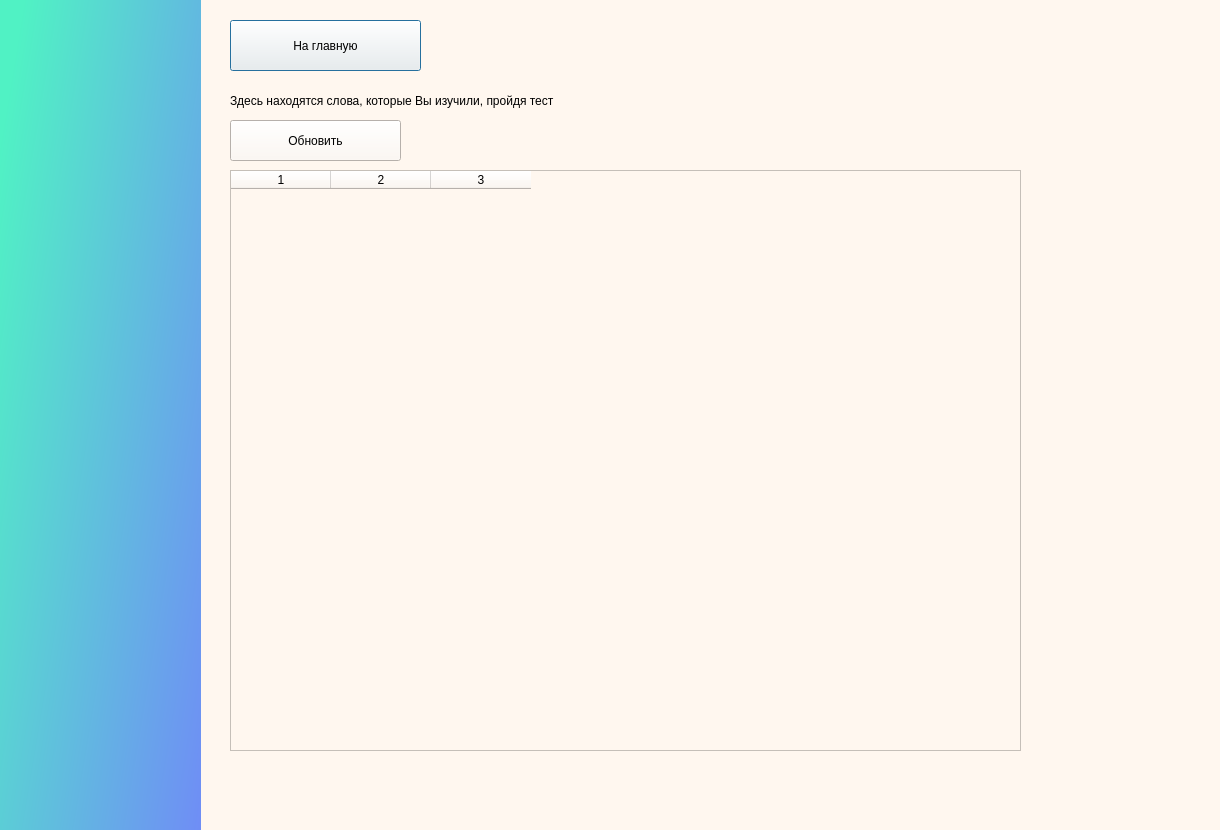
<?xml version="1.0" encoding="UTF-8"?>
<ui version="4.0">
 <class>Dialog</class>
 <widget class="QDialog" name="Dialog">
  <property name="geometry">
   <rect>
    <x>0</x>
    <y>0</y>
    <width>1220</width>
    <height>830</height>
   </rect>
  </property>
  <property name="windowTitle">
   <string>Dialog</string>
  </property>
  <property name="styleSheet">
   <string notr="true">background-color: rgb(255, 247, 239);
</string>
  </property>
  <widget class="QWidget" name="widget" native="true">
   <property name="geometry">
    <rect>
     <x>0</x>
     <y>0</y>
     <width>201</width>
     <height>1191</height>
    </rect>
   </property>
   <property name="styleSheet">
    <string notr="true">background-color: qlineargradient(spread:pad, x1:0.0547264, y1:0.063, x2:1, y2:1, stop:0 rgba(80, 242, 196, 255), stop:1 rgba(117, 122, 255, 255));</string>
   </property>
  </widget>
  <widget class="QTableWidget" name="tableWidget">
   <property name="geometry">
    <rect>
     <x>230</x>
     <y>170</y>
     <width>791</width>
     <height>581</height>
    </rect>
   </property>
   <property name="font">
    <font>
     <pointsize>10</pointsize>
    </font>
   </property>
   <property name="editTriggers">
    <set>QAbstractItemView::NoEditTriggers</set>
   </property>
   <property name="selectionMode">
    <enum>QAbstractItemView::NoSelection</enum>
   </property>
   <property name="columnCount">
    <number>3</number>
   </property>
   <column/>
   <column/>
   <column/>
  </widget>
  <widget class="QPushButton" name="gotomain">
   <property name="geometry">
    <rect>
     <x>230</x>
     <y>20</y>
     <width>191</width>
     <height>51</height>
    </rect>
   </property>
   <property name="text">
    <string>На главную</string>
   </property>
  </widget>
  <widget class="QLabel" name="label">
   <property name="geometry">
    <rect>
     <x>230</x>
     <y>90</y>
     <width>431</width>
     <height>21</height>
    </rect>
   </property>
   <property name="font">
    <font>
     <pointsize>9</pointsize>
    </font>
   </property>
   <property name="text">
    <string>Здесь находятся слова, которые Вы изучили, пройдя тест</string>
   </property>
  </widget>
  <widget class="QPushButton" name="updateb">
   <property name="geometry">
    <rect>
     <x>230</x>
     <y>120</y>
     <width>171</width>
     <height>41</height>
    </rect>
   </property>
   <property name="text">
    <string>Обновить</string>
   </property>
  </widget>
 </widget>
 <resources/>
 <connections/>
</ui>
